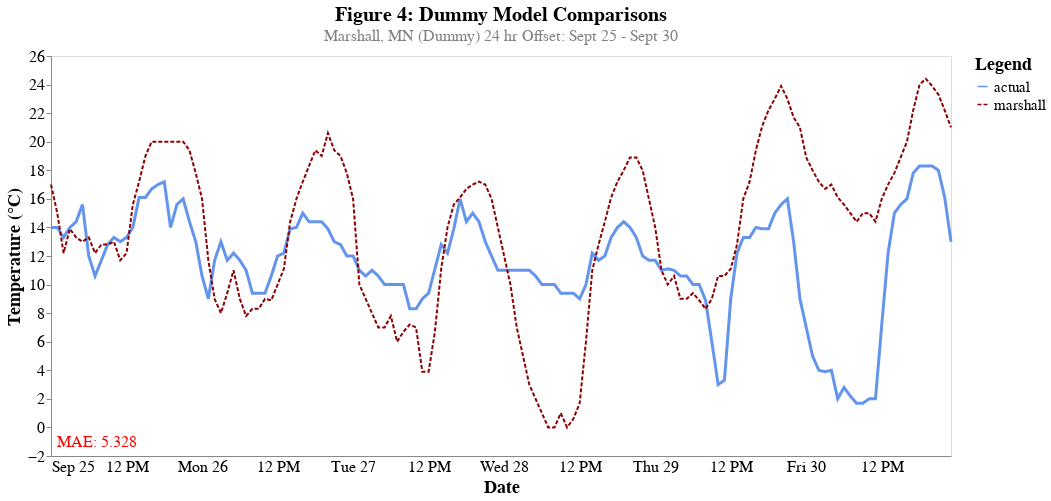

Source (notebook cell):
### Code cell
#Dummy Model

alt.data_transformers.disable_max_rows()

domain = ['actual','marshall']
range_ = ['cornflowerblue', 'darkred']

models = dummy_df_zoom[domain].melt(ignore_index=False)
models.reset_index(inplace=True)
line = alt.Chart(models).mark_line().encode(
    x=alt.X('time:T', axis=alt.Axis(tickSize=0, title='Date')),
    y=alt.Y('value:Q',title='Temperature (°C)', scale=alt.Scale(domain=[-1,26])),
    color=alt.Color('variable:N', 
                    legend=alt.Legend(title='Legend'),
                    scale=alt.Scale(domain=domain, range=range_)),
    strokeDash=alt.StrokeDash('variable',legend=None),
    strokeWidth=alt.condition(
        "datum.variable == 'actual'",
        alt.value(3),
        alt.value(2))
)
    
text = alt.Chart({'values':[{'x': '2022-09-25 01:00:00', 'y': -1}]}).mark_text(
    text=f"MAE: 5.328",
    color='red',
    size=16,
    align='left'
).encode(x='x:T', y='y:Q')
(line+text).properties(
    height=400,
    width=900,
    title={
      "text": ['Figure 4: Dummy Model Comparisons'], 
      "subtitle": ["Marshall, MN (Dummy) 24 hr Offset: Sept 25 - Sept 30"],
      "color": "black",
      "subtitleColor": "gray"
    }
).configure_axis(
  grid=False,
  labelFontSize=16,
  titleFontSize=18
).configure_legend(
titleFontSize=18,
labelFontSize=15
).configure_title(
    fontSize=20,
    subtitleFontSize=16
)

### Figure 1 — Vega-Lite specification as saved in the notebook (floating-point values rounded to 4 significant figures; data arrays with more than 128 entries replaced by an {"elided": "..."} marker saying what was removed)
{"config": {"view": {"continuousWidth": 400, "continuousHeight": 300}, "axis": {"grid": false, "labelFontSize": 16, "titleFontSize": 18}, "legend": {"labelFontSize": 15, "titleFontSize": 18}, "title": {"fontSize": 20, "subtitleFontSize": 16}}, "layer": [{"data": {"name": "data-c356f40175cdc2c42e40e89e0e450dd8"}, "mark": "line", "encoding": {"color": {"field": "variable", "legend": {"title": "Legend"}, "scale": {"domain": ["actual", "marshall"], "range": ["cornflowerblue", "darkred"]}, "type": "nominal"}, "strokeDash": {"field": "variable", "legend": null, "type": "nominal"}, "strokeWidth": {"condition": {"value": 3, "test": "datum.variable == 'actual'"}, "value": 2}, "x": {"axis": {"tickSize": 0, "title": "Date"}, "field": "time", "type": "temporal"}, "y": {"field": "value", "scale": {"domain": [-1, 26]}, "title": "Temperature (°C)", "type": "quantitative"}}}, {"data": {"name": "data-af46672e9b2ce8c4cee0497f50cf9418"}, "mark": {"type": "text", "align": "left", "color": "red", "size": 16, "text": "MAE: 5.328"}, "encoding": {"x": {"field": "x", "type": "temporal"}, "y": {"field": "y", "type": "quantitative"}}}], "height": 400, "title": {"text": ["Figure 4: Dummy Model Comparisons"], "subtitle": ["Marshall, MN (Dummy) 24 hr Offset: Sept 25 - Sept 30"], "color": "black", "subtitleColor": "gray"}, "width": 900, "$schema": "https://vega.github.io/schema/vega-lite/v4.17.0.json", "datasets": {"data-c356f40175cdc2c42e40e89e0e450dd8": {"elided": "288 records"}, "data-af46672e9b2ce8c4cee0497f50cf9418": [{"x": "2022-09-25 01:00:00", "y": -1}]}}
